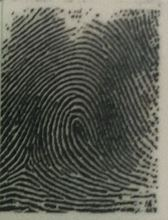
#> input picture fingerprints/5-017095007554-r.jpg, 168 x 220 px
$ python matching2.py
#> lines starting #> are read from the running program, lines starting #| are printed output that depends on the picture; after the words box and inside, x2 and y2 are one past the last pixel; in counts of white or black regions, pixels touching at a corner belong together; long printed decimals are rounded
### FingerPrint2.py
import numpy as np
from typing import List
import cv2


class Minutia:
    def __init__(self, x: int, y: int, angle: float, type: str):
        self.x = x
        self.y = y
        self.angle = angle
        self.type = type

class FingerPrint2:

    @classmethod
    def matching(cls, image_path1: str, image_path2: str):
        # Extract the minutiae from the two images
        minutiae1 = cls.__extract_minutiae(image_path1)
        minutiae2 = cls.__extract_minutiae(image_path2)

        return cls.__match(minutiae1, minutiae2)

    @classmethod
    def __distance(cls, m1: Minutia, m2: Minutia) -> float:
        # Calculate the Euclidean distance between two minutiae
        dx = m1.x - m2.x
        dy = m1.y - m2.y
        return np.sqrt(dx * dx + dy * dy)

    @classmethod
    def __angle_difference(cls, a1: float, a2: float) -> float:
        # Calculate the difference between two angles, in degrees
        return np.abs((a1 - a2 + 180) % 360 - 180)

    @classmethod
    def __match_score(cls, m1: Minutia, m2: Minutia) -> float:
        # Calculate the matching score between two minutiae
        d = cls.__distance(m1, m2)
        da = cls.__angle_difference(m1.angle, m2.angle)
        if d > 20 or da > 30:
            return 0.0
        else:
            return 1.0 - 0.1 * d - 0.4 * da / 30.0

    @classmethod
    def __match(cls, minutiae1: List[Minutia], minutiae2: List[Minutia]) -> float:
        # Calculate the matching score between two sets of minutiae
        score = 0.0
        for m1 in minutiae1:
            best_score = 0.0
            for m2 in minutiae2:
                s = cls.__match_score(m1, m2)
                if s > best_score:
                    best_score = s
            score += best_score
        return score / len(minutiae1)

    @classmethod
    def __extract_minutiae(cls, image_path: str) -> List[Minutia]:
        # Load the fingerprint image and convert it to grayscale
#> called with image_path = 'fingerprints/5-017095007554-r.jpg'
        image = cv2.imread(image_path) if isinstance(image_path, str) else image_path
#> image is the input picture: shape (220, 168, 3); mean B, G, R 81.4, 90.4, 88.9
        gray = cv2.cvtColor(image, cv2.COLOR_BGR2GRAY)

        # Apply a threshold to the image to create a binary image
        _, binary = cv2.threshold(gray, 0, 255, cv2.THRESH_BINARY_INV+cv2.THRESH_OTSU)
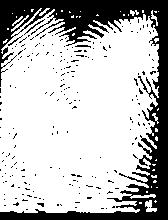
#> binary: shape (220, 168); 73.3% white; 203 black regions (199 under 20 px)

        # Find the contours in the binary image
        contours, _ = cv2.findContours(binary, cv2.RETR_EXTERNAL, cv2.CHAIN_APPROX_SIMPLE)
#> contours = 43 contours, 39 with area under 20; largest, box (x1, y1, x2, y2) and area: (0, 8, 159, 213) 26680, (145, 200, 157, 212) 62, (11, 15, 29, 32) 30, (151, 10, 158, 26) 20

        # Extract the minutiae from the contours
        minutiae = []
        for cnt in contours:
            hull = cv2.convexHull(cnt, returnPoints=False)
            defects = cv2.convexityDefects(cnt, hull)
            if defects is not None:
                for i in range(defects.shape[0]):
                    s, e, _, d = defects[i, 0]
                    start = tuple(cnt[s][0])
                    end = tuple(cnt[e][0])
                    angle = np.arctan2(end[1]-start[1], end[0]-start[0]) * 180 / np.pi
                    minutia = Minutia(start[0], start[1], angle, "ending")
                    minutiae.append(minutia)
                    if d > 100:
                        far = tuple(cnt[int((s+e)/2)][0])
                        minutia = Minutia(far[0], far[1], angle, "bifurcation")
                        minutiae.append(minutia)
#> this loop made 43 passes
#> (cnt, hull) on passes 1, 2, 4, 5, 6, 9, 10, 11, 15, 19: ([[139, 202], [139, 203], [141, 203], [141, 202]], [3, 2, 1, 0]), ([[155, 200], [154, 201], [155, 202], [156, 201]], [3, 2, 1, 0]), ([[146, 191], [146, 192], [147, 192], [147, 191]], [3, 2, 1, 0]), ([[156, 187], [157, 187]], [1, 0]), ([[151, 186], [151, 187]], [1, 0]), ([[153, 169], [152, 170], [154, 170], [154, 169]], [3, 2, 1, 0]), ([[152, 164], [153, 165], [154, 165], [155, 164]], [3, 2, 1, 0]), ([[156, 159], [155, 160], [156, 160]], [2, 1, 0]), ([[158, 108], [157, 109], [157, 110], [158, 109]], [3, 2, 1, 0]), ([[7, 28], [7, 29], [8, 29], [8, 28]], [3, 2, 1, 0])
#> (hull, defects) on passes 8, 16, 17, 22, 24, 41: ([4, 3, 2, 1, 0], [[4, 0, 6, 256]]), ([8, 6, 5, 3, 2, 0], [[0, 2, 1, 142], [3, 5, 4, 114], [6, 8, 7, 114]]), ([7, 6, 4, 2, 1, 0], [[2, 4, 3, 114], [4, 6, 5, 142]]), ([12, 11, 10, 5, 4, 3, 2, 0], [[0, 2, 1, 160], [5, 10, 7, 240]]), ([4, 3, 2, 0], [[0, 2, 1, 114]]), ([4, 2, 1, 0], [[2, 4, 3, 114]])
#> after the loop, minutiae = 98 items

        return minutiae

### matching2.py
from FingerPrint2 import FingerPrint2

match_score = FingerPrint2.matching(
    "fingerprints/5-017095007554-r.jpg",
    "fingerprints/6-052098011479-l.jpg"
)
#> call 2 of __extract_minutiae, with image_path = 'fingerprints/6-052098011479-l.jpg'
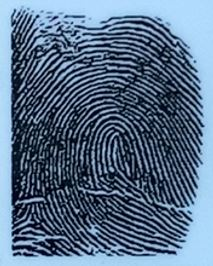
#> input picture fingerprints/6-052098011479-l.jpg, 213 x 266 px
#> in __extract_minutiae, image is the input picture: shape (266, 213, 3); mean B, G, R 136.8, 111.2, 88.7
#> in __extract_minutiae (call 2), `gray = cv2.cvtColor(image, cv2.COLOR_BGR2GRAY)`:
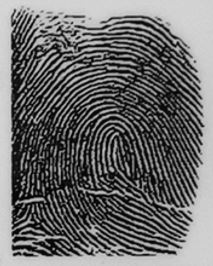
#> gray: shape (266, 213); min 2, max 220, mean 107.4
#> in __extract_minutiae (call 2), `_, binary = cv2.threshold(gray, 0, 255, cv2.THRESH_BINARY_INV+cv2.THRE..`:
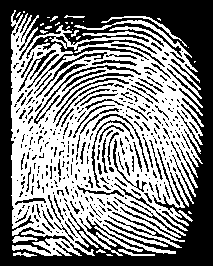
#> binary: shape (266, 213); 51.5% white; 358 black regions (275 under 20 px)
#> in __extract_minutiae (call 2), `contours, _ = cv2.findContours(binary, cv2.RETR_EXTERNAL, cv2.CHAIN_AP..`: contours = 30 contours, 23 with area under 20; largest, box (x1, y1, x2, y2) and area: (11, 10, 204, 256) 34505, (94, 226, 143, 252) 162, (101, 16, 187, 47) 120, (12, 236, 38, 243) 72, (118, 249, 155, 256) 53, (13, 252, 37, 257) 38, (178, 210, 193, 222) 34
#> the loop in __extract_minutiae (call 2), `for cnt in contours:` made 30 passes
#> cnt on passes 9, 10, 11, 15, 19, 20, 22, 24, 29: [[194, 61], [194, 62], [195, 61]], [[188, 47]], [[69, 38]], [[72, 29]], [[71, 22], [71, 23], [72, 23], [72, 22]], [[65, 22], [66, 23], [67, 23], [67, 22]], [[83, 21]], [[47, 17], [49, 17]], [[23, 11], [23, 12], [24, 12], [24, 11]]
#> hull on passes 2, 5, 6, 8: [21, 17, 15, 13, 12, 3, 2, 0], [20, 18, 16, 15, 14, 6, 5, 3, 1, 0], [97, 67, 66, 65, 64, 35, 31, 25, 21, 1, 0], [17, 15, 13, 9, 8, 6, 4, 2, 1, 0]
#> the loop in __match, `for m1 in minutiae1:` made 98 passes
print(match_score)
#| 0.03137
